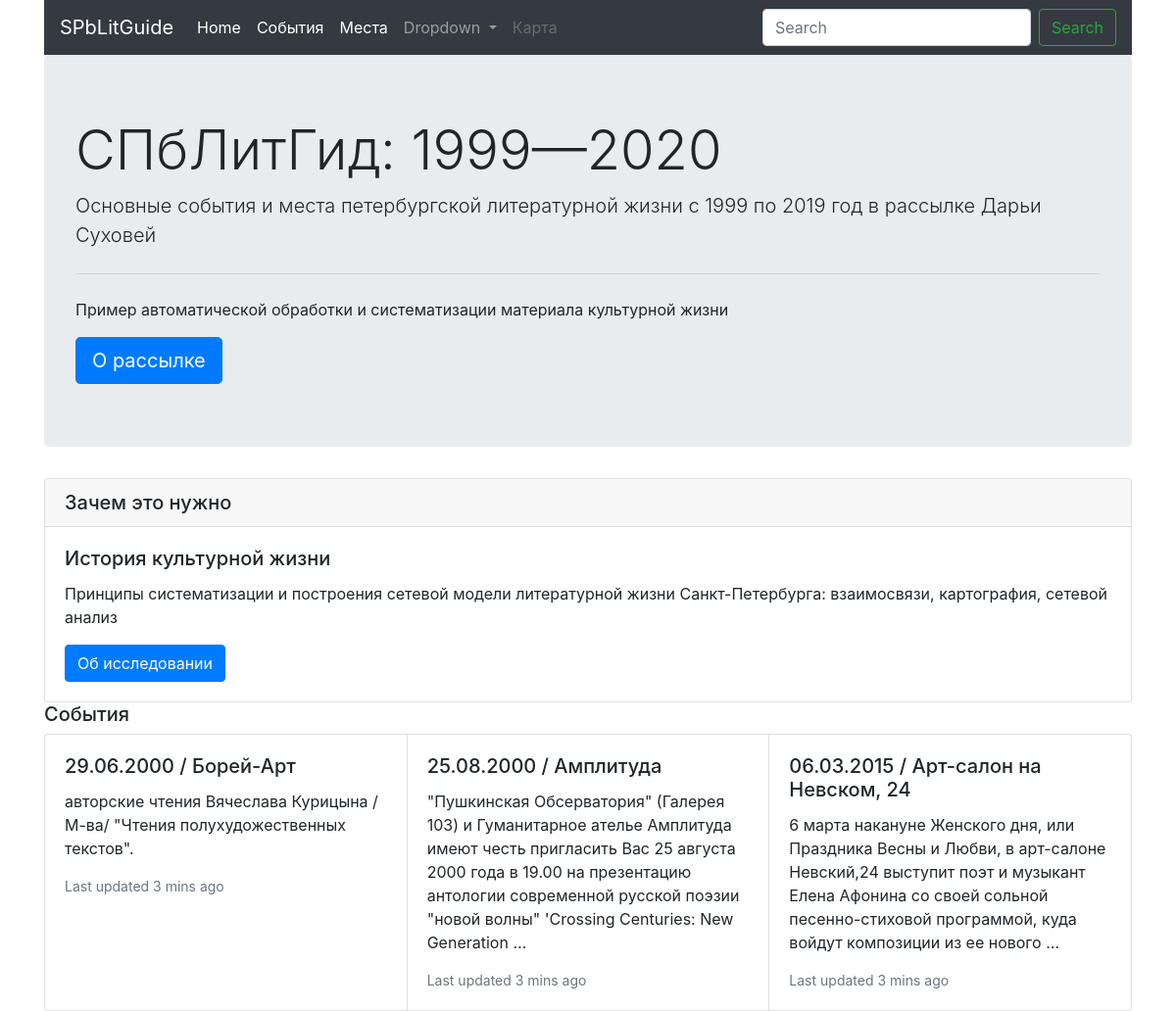
The page / on the database its author committed.
### core/models.py (models this page shows, shortened)
class Event(models.Model):
	description = models.TextField()
	date = models.CharField(max_length=300, blank=True, null=True)
	place = models.ForeignKey(Place, on_delete=models.CASCADE, blank=True, null=True)
	adress = models.ForeignKey(Adress, on_delete=models.CASCADE, blank=True, null=True)
	people = models.ManyToManyField(Person, blank=True)
	class Meta:
		app_label = 'core'
		verbose_name = 'Event'

class Place(models.Model):
	name = models.CharField(max_length=300)
	class Meta:
		app_label = 'core'
		verbose_name = 'Place'

### core/views.py (the view)
# urls.py: path('', views.index, name='index'),
def index(request):
	cards = Event.objects.all()[:3]
	return render(request, 'core/index.html', {'cards': cards})

### core/templates/core/index.html (shortened to what this page needs)
{% extends 'base.html' %}
{% block content %}
<h5>События</h5>
<div class="card-group">
	{% for card in cards %}
  <div class="card">
    <div class="card-body">
      <h5 class="card-title">{{ card.date }} / {{ card.place.name }} </h5>
      <p class="card-text">{{ card.description|truncatewords:30 }}</p>
      <p class="card-text"><small class="text-muted">Last updated 3 mins ago</small></p>
    </div>
  </div>
{% endfor %}
</div>
{% endblock %}

### rows shown on the page
Event: date "29.06.2000", place.name "Борей-Арт", description "авторские чтения Вячеслава Курицына /М-ва/ \"Чтения полухудожественных текстов\"."
Event: date "25.08.2000", place.name "Амплитуда", description "\"Пушкинская Обсерватория\" (Галерея 103) и Гуманитарное ателье Амплитуда имеют честь пригласить Вас 25 августа 2000 года в 19.00 на презентацию антологии современной русской поэзии \"новой волны\" 'Crossing Centuries: New Generation …"
Event: date "06.03.2015", place.name "Арт-салон на Невском, 24", description "6 марта накануне Женского дня, или Праздника Весны и Любви, в арт-салоне Невский,24 выступит поэт и музыкант Елена Афонина со своей сольной песенно-стиховой программой, куда войдут композиции из ее нового …"
